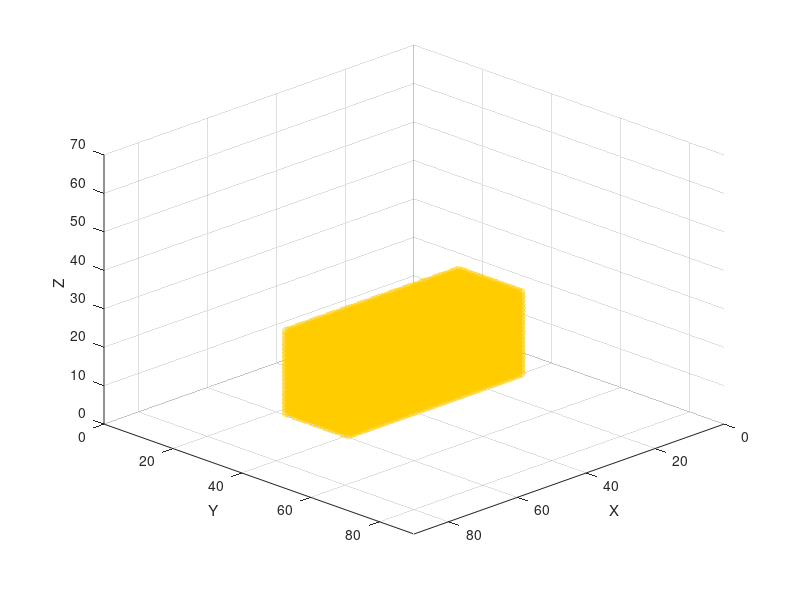

This figure's MATLAB source: (Note: this script raises an error after producing the figure.)
%% Map dimensions (MAKE SURE THEY ARE THE SAME AS THE MAP CREATOR)
mapSizeX = 90; mapSizeY = 90; mapSizeZ = 70;
mapSize = [mapSizeX, mapSizeY, mapSizeZ];

%% Generate ROI and Object positions
% We store environment state in this matrix with this values:
% ---- 0 = free | 1= Occupied | 2 = unexplored | 3 = Frontier | 4 = ROI | 
% ---- 5 = Object
voxelStates = 2*ones(mapSize);

%% DEFINE ROI SETTINGS
voxelStates(10:60, 23:41, 1:22) = 4;

%% DEFINE OBJECTIVE LOCATION
objectX=16; objectY=31; objectZ=12;

% Define the object value
objectValue = 5;
% Compute 3x3x3 block centered on the object position
for dx = -1:1
    for dy = -1:1
        for dz = -1:1
            x = objectX + dx;
            y = objectY + dy;
            z = objectZ + dz;

            % Check bounds before assigning
            if x >= 1 && x <= size(voxelStates,1) && ...
               y >= 1 && y <= size(voxelStates,2) && ...
               z >= 1 && z <= size(voxelStates,3)
                voxelStates(x,y,z) = objectValue;
            end
        end
    end
end

figure;             
hold on; 
axis([0 mapSize(1) 0 mapSize(2) 0 mapSize(3)]);
grid on;
xlabel('X'); ylabel('Y'); zlabel('Z');


[rx, ry, rz] = ind2sub(size(voxelStates), find(voxelStates == 4));
scatter3(rx-0.5, ry-0.5, rz-0.5, 50, [1, 0.8, 0], 'filled', 'MarkerFaceAlpha', 0.5);

[gx, gy, gz] = ind2sub(size(voxelStates), find(voxelStates == 5));
scatter3(gx-0.5, gy-0.5, gz-0.5, 50, [0.6, 0.2, 0.8], 'filled', 'MarkerFaceAlpha', 1);

view(135, 30);

%% Save Voxel Initial States Matrix
save('../../Maps_ROI_Object_Situations/LivingRoom_2_situations/LivingRoom_2_voxelStates_3.mat','voxelStates');
disp('saved voxelStates')
